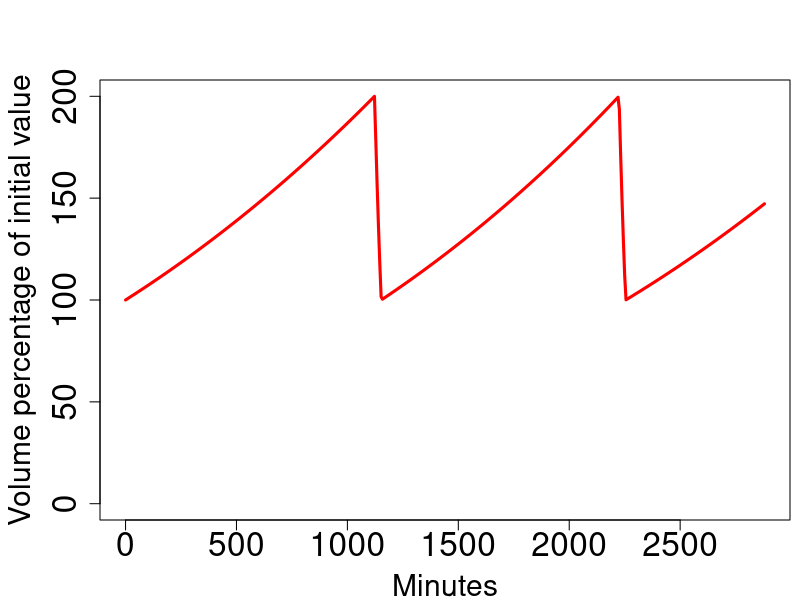

R code for this plot:
ra<-c(1,1.00424,1.00843,1.01263,1.01684,1.02106,1.02529,1.02954,1.03379,1.03806,1.04234,1.04663,1.05093,1.05525,1.05957,1.06391,1.06826,1.07263,1.077,1.08138,1.08578,1.09019,1.09461,1.09905,1.10349,1.10795,1.11242,1.1169,1.12139,1.1259,1.13042,1.13495,1.13949,1.14404,1.14861,1.15319,1.15778,1.16238,1.16699,1.17162,1.17626,1.18091,1.18557,1.19025,1.19494,1.19964,1.20435,1.20907,1.21381,1.21856,1.22332,1.2281,1.23288,1.23768,1.24249,1.24732,1.25215,1.257,1.26186,1.26674,1.27163,1.27652,1.28144,1.28636,1.2913,1.29625,1.30121,1.30618,1.31117,1.31617,1.32118,1.32621,1.33125,1.3363,1.34136,1.34644,1.35153,1.35663,1.36174,1.36687,1.37201,1.37717,1.38233,1.38751,1.3927,1.39791,1.40313,1.40836,1.4136,1.41886,1.42413,1.42941,1.43471,1.44002,1.44534,1.45068,1.45602,1.46139,1.46676,1.47215,1.47755,1.48296,1.48839,1.49383,1.49929,1.50475,1.51023,1.51573,1.52123,1.52675,1.53229,1.53784,1.5434,1.54897,1.55456,1.56016,1.56577,1.5714,1.57704,1.5827,1.58836,1.59404,1.59974,1.60545,1.61117,1.61691,1.62266,1.62842,1.6342,1.63999,1.64579,1.65161,1.65744,1.66328,1.66914,1.67501,1.6809,1.6868,1.69271,1.69864,1.70458,1.71054,1.71651,1.72249,1.72849,1.7345,1.74052,1.74656,1.75261,1.75868,1.76476,1.77086,1.77696,1.78309,1.78922,1.79537,1.80154,1.80772,1.81391,1.82012,1.82634,1.83258,1.83882,1.84509,1.85137,1.85766,1.86397,1.87029,1.87662,1.88297,1.88933,1.89571,1.9021,1.90851,1.91493,1.92137,1.92782,1.93428,1.94076,1.94725,1.95376,1.96028,1.96682,1.97337,1.97993,1.98651,1.99311,1.99972,1.78566,1.56575,1.36468,1.18161,1.01568,1.00386,1.00825,1.01265,1.01706,1.02148,1.02591,1.03036,1.03483,1.0393,1.04379,1.04829,1.0528,1.05733,1.06187,1.06642,1.07098,1.07556,1.08015,1.08476,1.08937,1.094,1.09865,1.1033,1.10797,1.11266,1.11735,1.12206,1.12678,1.13152,1.13627,1.14103,1.14581,1.1506,1.1554,1.16021,1.16504,1.16988,1.17474,1.17961,1.18449,1.18939,1.1943,1.19922,1.20416,1.20911,1.21407,1.21905,1.22404,1.22904,1.23406,1.23909,1.24413,1.24919,1.25427,1.25935,1.26445,1.26957,1.27469,1.27983,1.28499,1.29016,1.29534,1.30054,1.30575,1.31097,1.31621,1.32146,1.32673,1.33201,1.3373,1.34261,1.34793,1.35327,1.35862,1.36398,1.36936,1.37475,1.38016,1.38558,1.39102,1.39647,1.40193,1.40741,1.4129,1.41841,1.42393,1.42946,1.43501,1.44057,1.44615,1.45174,1.45735,1.46297,1.46861,1.47426,1.47992,1.4856,1.49129,1.497,1.50272,1.50846,1.51421,1.51998,1.52576,1.53155,1.53736,1.54319,1.54903,1.55488,1.56075,1.56663,1.57253,1.57845,1.58437,1.59032,1.59627,1.60225,1.60823,1.61424,1.62025,1.62629,1.63233,1.6384,1.64447,1.65056,1.65667,1.66279,1.66893,1.67508,1.68125,1.68743,1.69363,1.69984,1.70607,1.71231,1.71857,1.72485,1.73114,1.73744,1.74376,1.75009,1.75644,1.76281,1.76919,1.77559,1.782,1.78842,1.79487,1.80132,1.8078,1.81429,1.82079,1.82731,1.83385,1.8404,1.84696,1.85355,1.86014,1.86676,1.87339,1.88003,1.88669,1.89337,1.90006,1.90677,1.91349,1.92023,1.92698,1.93376,1.94054,1.94734,1.95416,1.961,1.96785,1.97471,1.9816,1.98849,1.99541,1.93517,1.70288,1.48997,1.29559,1.11889,1.00099,1.00496,1.00894,1.01292,1.01692,1.02093,1.02495,1.02898,1.03302,1.03708,1.04114,1.04521,1.04929,1.05339,1.05749,1.06161,1.06573,1.06987,1.07402,1.07818,1.08235,1.08653,1.09072,1.09492,1.09913,1.10335,1.10758,1.11183,1.11608,1.12035,1.12463,1.12891,1.13321,1.13752,1.14184,1.14617,1.15052,1.15487,1.15923,1.16361,1.16799,1.17239,1.1768,1.18122,1.18565,1.19009,1.19454,1.19901,1.20348,1.20797,1.21246,1.21697,1.22149,1.22602,1.23056,1.23511,1.23968,1.24425,1.24884,1.25344,1.25804,1.26267,1.2673,1.27194,1.27659,1.28126,1.28594,1.29062,1.29532,1.30003,1.30476,1.30949,1.31424,1.31899,1.32376,1.32854,1.33333,1.33813,1.34295,1.34777,1.35261,1.35746,1.36232,1.36719,1.37207,1.37697,1.38188,1.38679,1.39172,1.39667,1.40162,1.40658,1.41156,1.41655,1.42155,1.42656,1.43159,1.43662,1.44167,1.44673,1.4518,1.45688,1.46198,1.46708,1.4722)

time<-seq(0,2880,by=6)
rap = ra*100

par(mar=c(4,5,4,0.5),xpd=TRUE)
plot(time,rap,type="n",
xlim=c(0,2880),ylim=c(0,200),
xlab="Minutes",ylab=expression("Volume percentage of initial value"),
cex.lab=1.8,cex.axis=2)
lines(time,rap,col="red",lwd=3)

